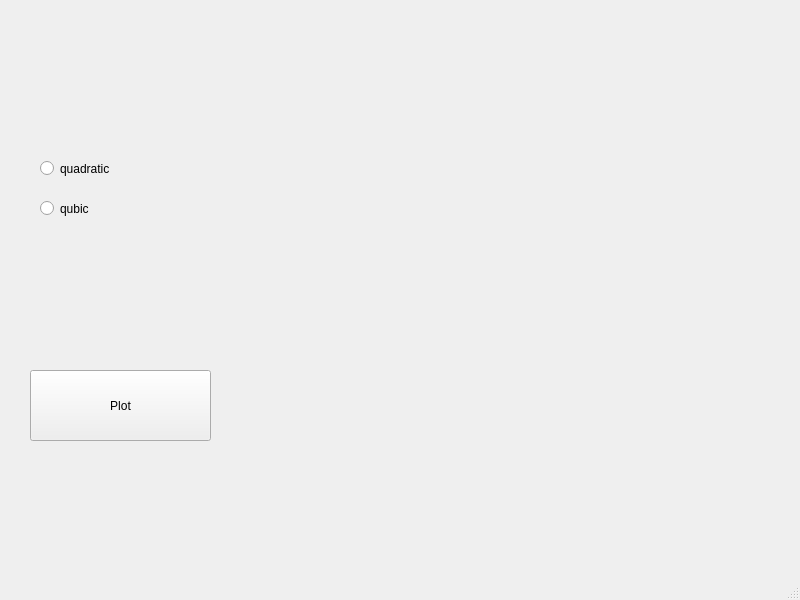
<?xml version="1.0" encoding="UTF-8"?>
<ui version="4.0">
 <class>MainWindow</class>
 <widget class="QMainWindow" name="MainWindow">
  <property name="geometry">
   <rect>
    <x>0</x>
    <y>0</y>
    <width>800</width>
    <height>600</height>
   </rect>
  </property>
  <property name="windowTitle">
   <string>MainWindow</string>
  </property>
  <widget class="QWidget" name="centralwidget">
   <widget class="QCustomPlot" name="widgetGraph" native="true">
    <property name="geometry">
     <rect>
      <x>270</x>
      <y>150</y>
      <width>501</width>
      <height>401</height>
     </rect>
    </property>
   </widget>
   <widget class="QRadioButton" name="radioButtonQuadratic">
    <property name="geometry">
     <rect>
      <x>40</x>
      <y>160</y>
      <width>86</width>
      <height>17</height>
     </rect>
    </property>
    <property name="text">
     <string>quadratic</string>
    </property>
    <attribute name="buttonGroup">
     <string notr="true">buttonGroupRadio</string>
    </attribute>
   </widget>
   <widget class="QRadioButton" name="radioButtonCubic">
    <property name="geometry">
     <rect>
      <x>40</x>
      <y>200</y>
      <width>86</width>
      <height>17</height>
     </rect>
    </property>
    <property name="text">
     <string>qubic</string>
    </property>
    <attribute name="buttonGroup">
     <string notr="true">buttonGroupRadio</string>
    </attribute>
   </widget>
   <widget class="QPushButton" name="pushButtonPlot">
    <property name="geometry">
     <rect>
      <x>30</x>
      <y>370</y>
      <width>181</width>
      <height>71</height>
     </rect>
    </property>
    <property name="text">
     <string>Plot</string>
    </property>
   </widget>
  </widget>
  <widget class="QMenuBar" name="menubar">
   <property name="geometry">
    <rect>
     <x>0</x>
     <y>0</y>
     <width>800</width>
     <height>26</height>
    </rect>
   </property>
  </widget>
  <widget class="QStatusBar" name="statusbar"/>
 </widget>
 <customwidgets>
  <customwidget>
   <class>QCustomPlot</class>
   <extends>QWidget</extends>
   <header>qcustomplot.h</header>
   <container>1</container>
  </customwidget>
 </customwidgets>
 <resources/>
 <connections/>
 <buttongroups>
  <buttongroup name="buttonGroupRadio"/>
 </buttongroups>
</ui>
